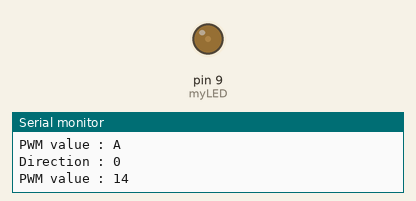
The sketch below on a simulated Arduino Uno, built with avr-gcc and run on an emulated ATmega328P. Parts: output pins drawn as LEDs (lit = HIGH), the last lines printed to the serial monitor.

Above: at 0.05 s.
At 0.6 s:
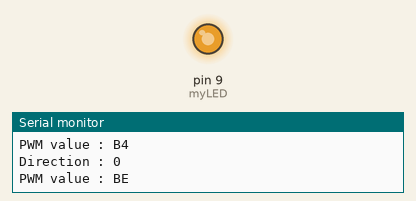
At 1.2 s:
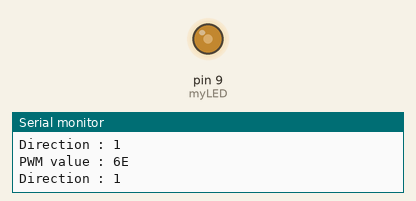
Timing chart, 0 to 3.8 s (numbered marks = the images above):
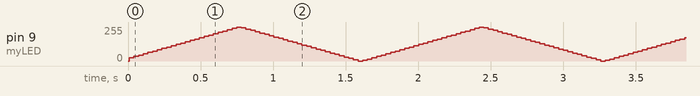

The sketch:

test_alexis.ino
```cpp
// PIN PORT DEFINITION //

const int myButton = 8;

const int myLED    = 9;

int          myPWM = 0;
int    myDirection = 0;

void setup() {
  // put your setup code here, to run once:
  Serial.begin(9600);
  pinMode(myButton,  INPUT);
  pinMode(myLED,    OUTPUT);
  Serial.print("Hello world\n");
}

void loop() {
  // put your main code here, to run repeatedly:
//  if (digitalRead(myButton)==HIGH)
//  {
//    Serial.print("myButton is active\n");
//    digitalWrite(myLED, HIGH);
//  }
//  else
//  {
//    Serial.print("myButton is inactive\n");
//    digitalWrite(myLED, LOW);
//  }

  if (myDirection == 0)
  {
    // upward
    analogWrite(myLED, 5+myPWM);
  }
  else {
    // downward
    analogWrite(myLED, 250-myPWM);
  }

  if (myPWM == 250) {
    myDirection = !myDirection;
    myPWM = 0;
  }
  else {
    myPWM = myPWM + 10; ;
  }
  Serial.print("PWM value : ");
  Serial.println(myPWM, HEX);
  Serial.print("Direction : ");
  Serial.println(myDirection);
}
```
